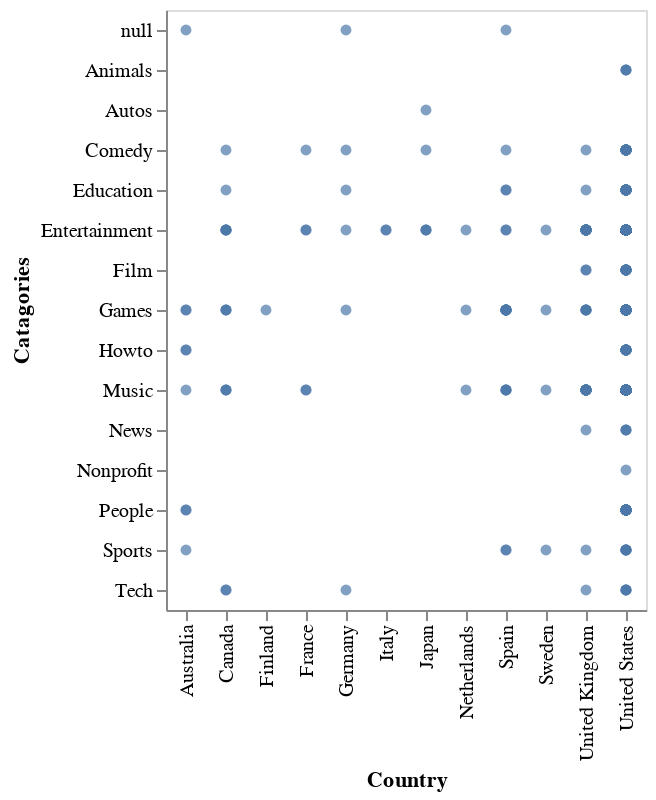

Notebook code for this chart:
### Code cell
alt.Chart(data).mark_circle().encode(
    x = 'Country',
    y = 'Catagories'
)

### Figure 1 — Vega-Lite specification as saved in the notebook (floating-point values rounded to 4 significant figures; data arrays with more than 128 entries replaced by an {"elided": "..."} marker saying what was removed)
{"config": {"view": {"continuousWidth": 400, "continuousHeight": 300}}, "data": {"name": "data-1c6e7046783e2e5ca5bb58a6ee28fa74"}, "mark": "circle", "encoding": {"x": {"field": "Country", "type": "nominal"}, "y": {"field": "Catagories", "type": "nominal"}}, "$schema": "https://vega.github.io/schema/vega-lite/v4.17.0.json", "datasets": {"data-1c6e7046783e2e5ca5bb58a6ee28fa74": {"elided": "425 records"}}}
